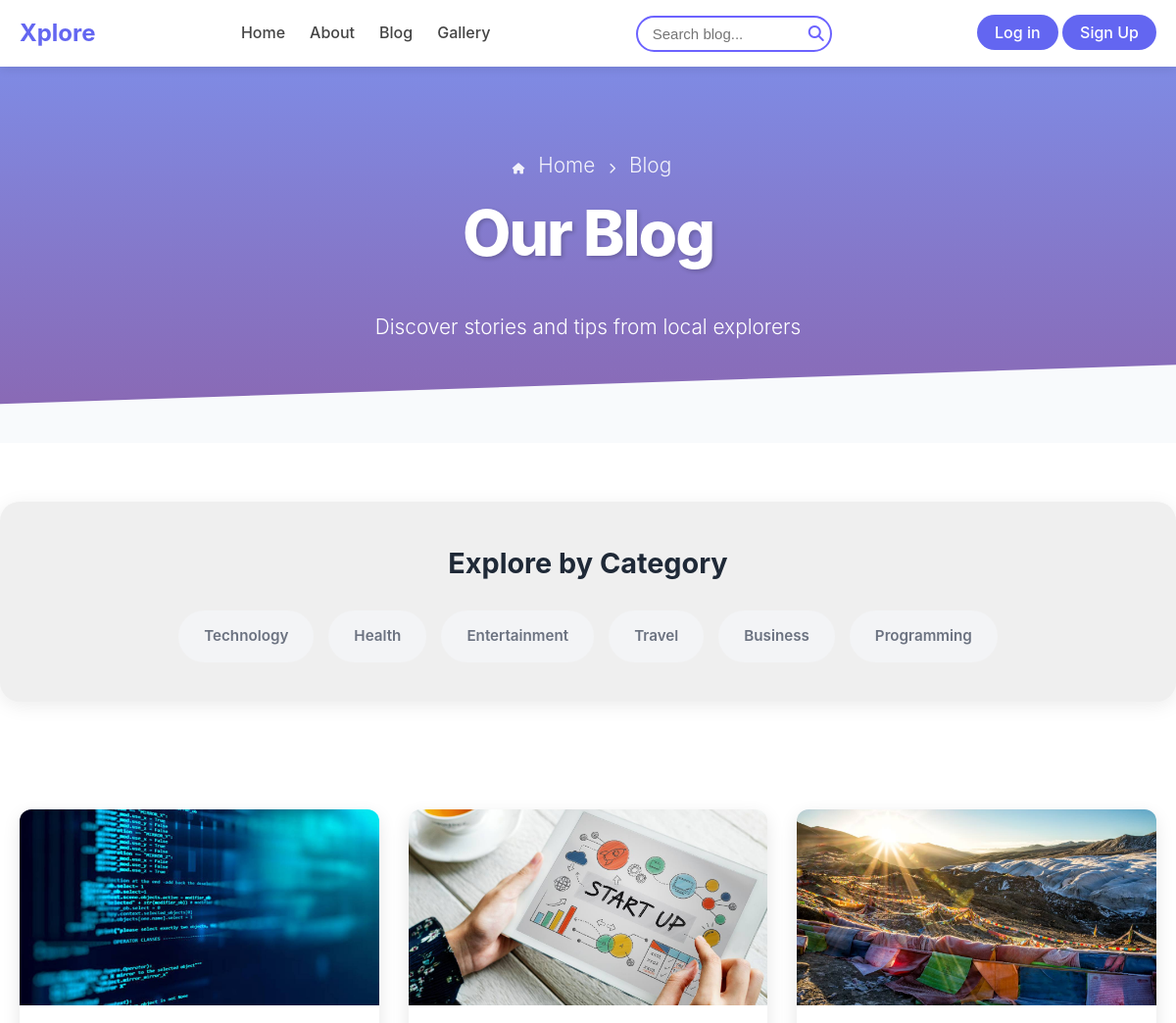
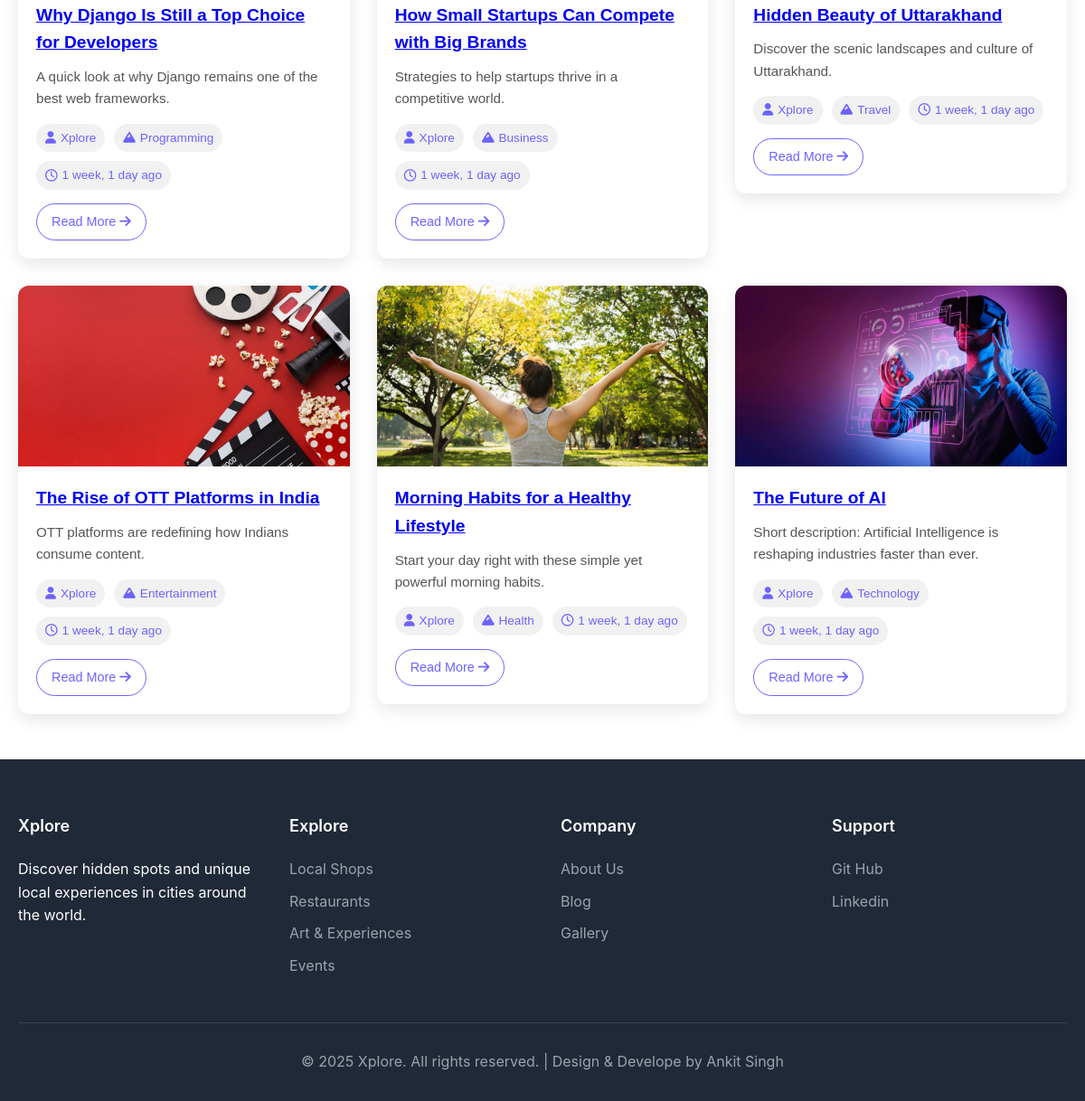
Screenshot of /blog/ with the database file from the repository (2 pictures, top to bottom).
### website/models.py (models this page shows, shortened)
class Header(models.Model):
    logo_text = models.CharField(max_length=100, default="Xplore")
    url = models.URLField(max_length=200)
    show_login = models.BooleanField(default=True)
    show_signup = models.BooleanField(default=True)

class NavLink(models.Model):
    name = models.CharField(max_length=100)
    url = models.URLField(max_length=200)

class FooterBrand(models.Model):
    brand_name = models.CharField(max_length=100, default="Xplore")
    description = models.TextField(
        blank=True, null=True
    )  # Example: "Discover hidden spots ..."
    year = models.IntegerField(default=2025)
    tagline = models.CharField(
        max_length=255, blank=True, null=True
    )  # Example: "Made with  for local discovery"

class FooterSection(models.Model):
    title = models.CharField(max_length=100)  # Example: "Explore", "Company"

class FooterLink(models.Model):
    section = models.ForeignKey(
        FooterSection, on_delete=models.CASCADE, related_name="links"
    )
    name = models.CharField(max_length=100)  # Example: "Local Shops", "About Us"
    url = models.URLField(max_length=300)

### blog/models.py (models this page shows, shortened)
class Category(models.Model):
    category_name = models.CharField(max_length=50, unique=True)
    create_at = models.DateTimeField(auto_now_add=True)
    update_at = models.DateTimeField(auto_now_add=True)
    class Meta:
        verbose_name_plural = "Categories"
    def __str__(self):
        return self.category_name

class Blog(models.Model):
    title = models.CharField(max_length=100, unique=True)
    slug = models.SlugField(unique=True, blank=True)
    category = models.ForeignKey(Category, on_delete=models.CASCADE)
    author = models.ForeignKey(User, on_delete=models.CASCADE)
    blog_image = models.ImageField(upload_to="upload/%y/%m/%d")
    short_description = models.TextField(max_length=200)
    blog_body = models.TextField(max_length=300000)
    status = models.CharField(choices=STATUS_CHOICE, default="draft")
    is_featured = models.BooleanField(default=False)
    create_at = models.DateTimeField(auto_now_add=True)
    update_at = models.DateTimeField(auto_now_add=True)
    class Meta:
        verbose_name_plural = "Blogs"

### blog/views.py (the view)
# urls.py: path("", views.blog_views, name="blog"),
def blog_views(request):
    all_blogs = Blog.objects.all().order_by("-id")
    return render(request, "blog.html", {"all_blogs": all_blogs})

### blog/context_processors.py (called while the page is built)
def get_categories(request):
    categories = Category.objects.all()
    return dict(categories=categories)

### website/context_processors.py (called while the page is built)
def common_data(request):
    return {
        "header_key": Header.objects.first(),
        "nav_key": NavLink.objects.all(),
        "brand": FooterBrand.objects.first(),
        "sections": FooterSection.objects.prefetch_related("links").all(),
    }

### blog/templates/blog.html (shortened to what this page needs)
{% extends "base.html" %}
{% load static %}
{% block content %}
<section class="blog-hero-section">
   <p class="blog-breadcrumb">
      <i class="fas fa-home"></i> Home <i class="fas fa-chevron-right"></i> Blog
   </p>
   <h1>Our Blog</h1>
   <p>Discover stories and tips from local explorers</p>
</section>
<section class="homepage-filter-section">
   <h3 class="homepage-filter-title">Explore by Category</h3>
   <div class="homepage-filter-wrapper">
      {% for category_tag in categories %}
      <a href="{% url 'posts_by_category' category_tag.id %}" class="homepage-filter-link">{{ category_tag.category_name}}</a>
      {% endfor %}
   </div>
</section>
<section class="blog-section" id="homeBlogs">
   <div class="blog-container">
      <div class="blog-row">
         {% for blog_cad in all_blogs %}
         <div class="blog-col">
            <div class="blog-card">
               <div class="blog-image-wrap">
                  <img src="{{ blog_cad.blog_image.url }}" alt="Himachal" class="blog-image">
               </div>
               <div class="blog-card-body">
                  <h5 class="blog-title"><a href="{% url 'blog-details' blog_cad.slug %}">{{ blog_cad.title }}</a></h5>
                  <p class="blog-text">{{ blog_cad.short_description | truncatewords:20 }}</p>
                  <div class="blog-meta">
                     <span class="blog-author"><i class="fa-solid fa-user"></i> {{ blog_cad.author }}</span>
                     <span class="blog-category"><i class="fa-solid fa-mountain"></i>  {{ blog_cad.category }}</span>
                     <span class="blog-time"><i class="fa-regular fa-clock"></i> {{ blog_cad.create_at | timesince }} ago</span>
                  </div>
                  <a href="{% url 'blog-details' blog_cad.slug %}" class="blog-read-more">Read More <i class="fa-solid fa-arrow-right"></i></a>
               </div>
            </div>
         </div>
         {% endfor %}
      </div>
   </div>
</section>
{% endblock %}

### website/templates/partial/header.html (shortened to what this page needs)
<header class="site-header">
  <nav class="site-nav">
    <div class="site-logo">
      <a href="{{ header_key.url }}">{{ header_key.logo_text }}</a>
    </div>
    <ul class="site-nav-links" id="navMenu">
      {% for link in nav_key %}
      <li><a href="{{ link.url }}">{{ link.name }}</a></li>
      {% endfor %}
    </ul>
    <div class="site-search">
      <form method="GET" action="{% url 'search'%}">
        <input type="search" name="keyword" placeholder="Search blog..." required />
        <button type="submit" class="search-btn">
          <i class="fas fa-search"></i>
        </button>
      </form>
    </div>
    <div class="site-buttons">
      {% if not user.is_authenticated %}
      <a href="{% url 'login' %}" class="btn btn-primary">Log in</a>
      <a href="{% url 'signup' %}" class="btn btn-primary">Sign Up</a>
      {% else %}
      <span><a href="{% url 'dashboard' %}">Dashboard</a></span>
      <span><a href="{% url 'logout' %}">logout</a></span>
      {% endif %}
    </div>
  </nav>
</header>

### website/templates/partial/fotter.html
<footer class="footer">
    <div class="container">
        <div class="footer-content">
            <div class="footer-section">
                <h3>{{ brand.brand_name }}</h3>
                <p>{{ brand.description }}</p>
            </div>
            {% for section in sections %}
            <div class="footer-section">
                <h3>{{ section.title }}</h3>
                <ul>
                    {% for link in section.links.all %}
                    <li><a href="{{ link.url }}">{{ link.name }}</a></li>
                    {% endfor %}
                </ul>
            </div>
            {% endfor %}
        </div>
        <div class="footer-bottom">
            <p>&copy; {{ brand.year }} {{ brand.brand_name }}. All rights reserved. | {{ brand.tagline }}</p>
        </div>
    </div>
</footer>

### website/static/web_css/style.css (style rules this page uses)
* { margin: 0; padding: 0; box-sizing: border-box; }
body { font-family: 'Inter', -apple-system, BlinkMacSystemFont, 'Segoe UI', Roboto, sans-; line-height: 1.6; color: #333; }
.container { max-width: 1200px; margin: 0 auto; padding: 0 20px; }
.site-header { background: #fff; padding: 15px 0; box-shadow: 0 2px 10px rgba(0, 0, 0, 0.1); position: fixed; width: 100%; top: 0; z-index: 1000; }
.site-nav { max-width: 1200px; margin: 0 auto; padding: 0 20px; display: flex; align-items: center; justify-content: space-between; flex-wrap: wrap; }
.site-logo a { font-size: 24px; font-weight: 700; color: #6366f1; text-decoration: none; }
.site-nav-links { display: flex; list-style: none; gap: 25px; }
.site-nav-links li a { text-decoration: none; color: #444; font-weight: 500; transition: color 0.3s ease; }
.site-search { position: relative; max-width: 200px; width: 100%; }
.site-search form { position: relative; width: 100%; }
.site-search input { width: 100%; padding: 8px 38px 8px 15px; border: 2px solid #6c63ff; border-radius: 25px; outline: none; font-size: 15px; transition: all 0.3s ease; }
.site-search .search-btn { position: absolute; right: 8px; top: 50%; transform: translateY(-50%); background: none; border: none; cursor: pointer; padding: 0; }
.site-search .search-btn i { color: #6c63ff; font-size: 16px; transition: color 0.3s ease; }
.site-buttons a { background: #6366f1; color: #fff; padding: 8px 18px; border-radius: 25px; text-decoration: none; font-weight: 500; transition: background 0.3s ease; }
.btn { padding: 10px 20px; border-radius: 25px; text-decoration: none; font-weight: 600; transition: all 0.3s; border: none; cursor: pointer; }
.btn-primary { background: linear-gradient(135deg, #6366f1, #8b5cf6); color: white; }
.blog-section { padding: 50px 20px; background-color: #ffffff; text-align: center; font-family: Arial, sans-serif; }
.blog-container { max-width: 1200px; margin: 0 auto; }
.blog-row { display: flex; flex-wrap: wrap; justify-content: center; gap: 30px; }
.blog-col { flex: 1 1 calc(33.333% - 20px); max-width: calc(33.333% - 20px); box-sizing: border-box; }
.blog-card { background-color: #fff; border-radius: 12px; overflow: hidden; box-shadow: 0 6px 18px rgba(0,0,0,0.1); transition: transform 0.3s ease, box-shadow 0.3s ease; }
.blog-image-wrap { width: 100%; height: 200px; overflow: hidden; }
.blog-image { width: 100%; height: 100%; object-fit: cover; display: block; }
.blog-card-body { padding: 20px; text-align: left; }
.blog-title { font-size: 1.2rem; font-weight: 600; color: #222; margin-bottom: 10px; }
.blog-text { font-size: 0.95rem; color: #555; margin-bottom: 15px; }
.blog-meta { display: flex; flex-wrap: wrap; gap: 10px; font-size: 0.85rem; margin-bottom: 15px; }
.blog-meta span { background-color: #f1f1f1; padding: 5px 10px; border-radius: 20px; display: flex; align-items: center; gap: 5px; color: #6c63ff; }
.blog-meta i { color: #6c63ff; }
.blog-read-more { display: inline-block; padding: 8px 16px; font-size: 0.9rem; color: #6c63ff; border: 1px solid #6c63ff; border-radius: 25px; text-decoration: none; transition: background-color 0.3s ease, color 0.3s ease; }
.footer { background: #1f2937; color: white; padding: 60px 0 30px; }
.footer-content { display: grid; grid-template-columns: repeat(auto-fit, minmax(250px, 1fr)); gap: 40px; margin-bottom: 40px; }
.footer-section h3 { margin-bottom: 20px; font-size: 18px; font-weight: 600; }
.footer-section ul { list-style: none; }
.footer-section ul li { margin-bottom: 10px; }
.footer-section ul li a { color: #9ca3af; text-decoration: none; transition: color 0.3s; }
.footer-bottom { border-top: 1px solid #374151; padding-top: 30px; text-align: center; color: #9ca3af; }

### rows the page displays
Header: logo_text "Xplore"
NavLink: name "Home"
NavLink: name "About"
NavLink: name "Blog"
NavLink: name "Gallery"
Category: category_name "Technology"
Category: category_name "Health"
Category: category_name "Entertainment"
Category: category_name "Travel"
Category: category_name "Business"
Category: category_name "Programming"
Blog: blog_image (picture), title "Why Django Is Still a Top Choice for Developers", short_description "A quick look at why Django remains one of the best web frameworks.", author "Xplore", category "Programming", create_at "1 week, 1 day"
Blog: blog_image (picture), title "How Small Startups Can Compete with Big Brands", short_description "Strategies to help startups thrive in a competitive world.", author "Xplore", category "Business", create_at "1 week, 1 day"
Blog: blog_image (picture), title "Hidden Beauty of Uttarakhand", short_description "Discover the scenic landscapes and culture of Uttarakhand.", author "Xplore", category "Travel", create_at "1 week, 1 day"
Blog: blog_image (picture), title "The Rise of OTT Platforms in India", short_description "OTT platforms are redefining how Indians consume content.", author "Xplore", category "Entertainment", create_at "1 week, 1 day"
Blog: blog_image (picture), title "Morning Habits for a Healthy Lifestyle", short_description "Start your day right with these simple yet powerful morning habits.", author "Xplore", category "Health", create_at "1 week, 1 day"
Blog: blog_image (picture), title "The Future of AI", short_description "Short description: Artificial Intelligence is reshaping industries faster than ever.", author "Xplore", category "Technology", create_at "1 week, 1 day"
FooterBrand: brand_name "Xplore", description "Discover hidden spots and unique local experiences in cities around the world.", year "2025", tagline "Design & Develope by Ankit Singh"
FooterSection: title "Explore"
FooterLink: name "Local Shops"
FooterLink: name "Restaurants"
FooterLink: name "Art & Experiences"
FooterLink: name "Events"
FooterSection: title "Company"
FooterLink: name "About Us"
FooterLink: name "Blog"
FooterLink: name "Gallery"
FooterSection: title "Support"
FooterLink: name "Git Hub"
FooterLink: name "Linkedin"
